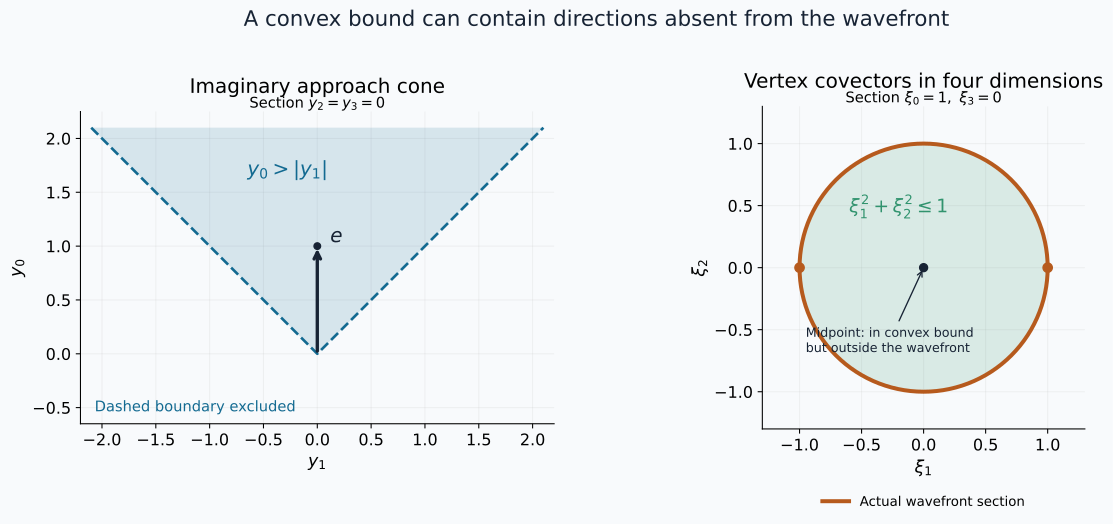

The Python source for this figure:
"""Exact sections for AN01-U093, Theorem 7 and Proposition 8. CC0."""
from pathlib import Path
import numpy as np
import matplotlib
matplotlib.use('Agg')
import matplotlib.pyplot as plt
from matplotlib.patches import Circle, Polygon

out=Path(__file__).resolve().parent
plt.rcParams.update({'font.size':12,'axes.titlesize':15,'axes.labelsize':13,'svg.fonttype':'none'})
fig,ax=plt.subplots(1,2,figsize=(12.5,5.6))
blue='#136a91';green='#31936e';orange='#b65a1d';ink='#172334'
fig.patch.set_facecolor('#f8fafc')
for a in ax:
 a.set_facecolor('#f8fafc');a.set_aspect('equal');a.spines[['top','right']].set_visible(False)
 a.grid(alpha=.15);a.set_axisbelow(True)

a=ax[0]
a.add_patch(Polygon([(-2.1,2.1),(0,0),(2.1,2.1)],closed=True,facecolor=blue,alpha=.15,edgecolor='none'))
a.plot([-2.1,0,2.1],[2.1,0,2.1],color=blue,ls='--',lw=2)
a.annotate('',(0,1),(0,0),arrowprops={'arrowstyle':'->','lw':2.5,'color':ink})
a.plot(0,1,'o',color=ink,ms=5)
a.text(.12,1.03,r'$e$',color=ink,fontsize=15)
a.text(-.65,1.65,r'$y_0>|y_1|$',color=blue,fontsize=15)
a.text(.5,1.01,r'Section $y_2=y_3=0$',transform=a.transAxes,ha='center',fontsize=11)
a.set(xlim=(-2.2,2.2),ylim=(-.65,2.25),xlabel=r'$y_1$',ylabel=r'$y_0$')
a.set_title('Imaginary approach cone',pad=14)
a.text(.03,.04,'Dashed boundary excluded',transform=a.transAxes,color=blue,fontsize=11)

a=ax[1]
a.add_patch(Circle((0,0),1,facecolor=green,alpha=.16,edgecolor='none'))
t=np.linspace(0,2*np.pi,721)
a.plot(np.cos(t),np.sin(t),color=orange,lw=3,label='Actual wavefront section')
a.plot([-1,1],[0,0],'o',color=orange,ms=7)
a.plot(0,0,'o',color=ink,ms=6)
a.annotate('Midpoint: in convex bound\nbut outside the wavefront',(0,0),(-.95,-.68),
           arrowprops={'arrowstyle':'->','color':ink},fontsize=9.5,color=ink)
a.text(-.60,.44,r'$\xi_1^2+\xi_2^2\leq1$',fontsize=14,color=green)
a.set(xlim=(-1.3,1.3),ylim=(-1.3,1.3),xlabel=r'$\xi_1$',ylabel=r'$\xi_2$')
a.set_title('Vertex covectors in four dimensions',pad=14)
a.text(.5,1.01,r'Section $\xi_0=1,\ \xi_3=0$',transform=a.transAxes,ha='center',fontsize=11)
a.legend(loc='upper center',bbox_to_anchor=(.5,-.17),frameon=False,fontsize=10)
fig.suptitle('A convex bound can contain directions absent from the wavefront',fontsize=16,y=.98,color=ink)
fig.subplots_adjust(top=.80,bottom=.20,left=.07,right=.97,wspace=.28)
fig.savefig(out/'microhyperbolic-cones.svg',bbox_inches='tight')
svg_path=out/'microhyperbolic-cones.svg'
svg_path.write_bytes(('\n'.join(line.rstrip() for line in svg_path.read_text(encoding='utf-8').splitlines())+'\n').encode('utf-8'))
fig.savefig(out/'microhyperbolic-cones.png',dpi=160,bbox_inches='tight')
plt.close(fig)
